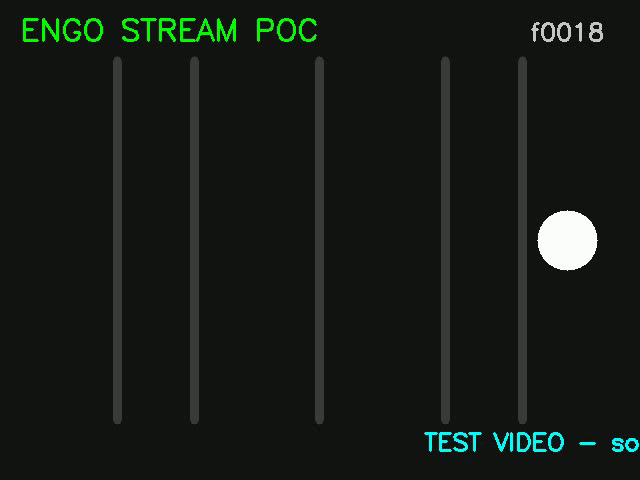
#> input picture frame 18 of demo.mp4, 640 x 480 px
$ python snap_compare.py
#> lines starting #> are read from the running program, lines starting #| are printed output that depends on the picture; after the words box and inside, x2 and y2 are one past the last pixel; in counts of white or black regions, pixels touching at a corner belong together
### convert.py
"""Conversion frame video -> bitmap 1-bit + decoupage en tuiles."""

import cv2
import numpy as np

BAYER4 = np.array([
    [0, 8, 2, 10],
    [12, 4, 14, 6],
    [3, 11, 1, 9],
    [15, 7, 13, 5],
], dtype=np.float32) / 16.0


BLACK = object()  # sentinelle : tuile connue comme noire a l'ecran


def to_1bit(bgr, w: int, h: int, mode: str = "bayer", invert: bool = False,
            black_cut: float = 0.0, thresh_level: float = 0.5):
    """Redimensionne en w×h et binarise. Retourne un tableau bool (h, w).

    invert : fond clair -> fond noir (maximise les tuiles noires sur OLED).
    black_cut : les gris sous ce seuil deviennent noir pur AVANT dithering
                (tue le bruit de dither dans les zones sombres -> tuiles skippables).
    """
    small = cv2.resize(bgr, (w, h), interpolation=cv2.INTER_AREA)
    gray = cv2.cvtColor(small, cv2.COLOR_BGR2GRAY).astype(np.float32) / 255.0
    if invert:
        gray = 1.0 - gray
    if black_cut > 0:
        gray = np.where(gray < black_cut, 0.0, gray)
    if mode == "thresh":
        return gray > thresh_level
    if mode == "fs":
        return _floyd_steinberg(gray)
    # Bayer 4x4 ordonne (rapide, temps reel)
    t = BAYER4[np.arange(h)[:, None] % 4, np.arange(w)[None, :] % 4]
    return gray > t


# [97 lines left out: functions _floyd_steinberg, extract_tiles, plan_tiles, not called in this run]

### snap_compare.py
"""Compare visuellement bayer vs thresh sur une frame de demo (PNG, pas de video)."""

import cv2
import numpy as np

from convert import to_1bit

cap = cv2.VideoCapture("demo.mp4")
for _ in range(30):
    ok, frame = cap.read()
#> this loop made 30 passes
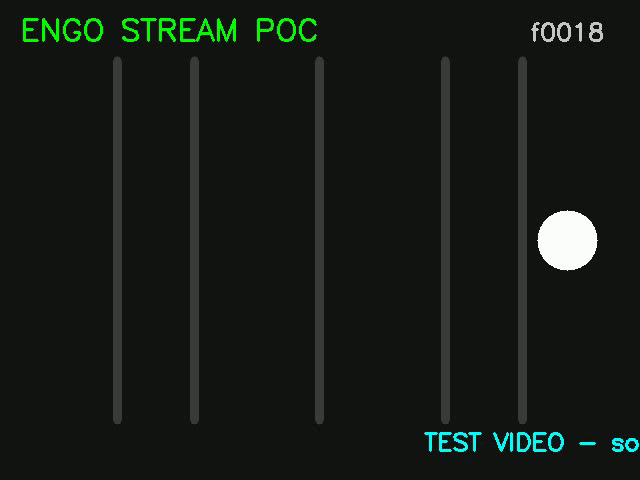
#> input picture frame 18 of demo.mp4, 640 x 480 px
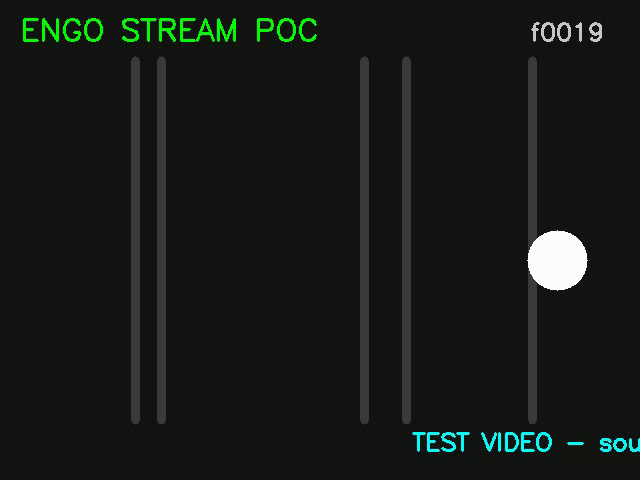
#> input picture frame 19 of demo.mp4, 640 x 480 px
cap.release()
a = to_1bit(frame, 288, 256, "bayer", False, 0.15)
#> in to_1bit, `small = cv2.resize(bgr, (w, h), interpolation=cv2.INTER_AREA)`:
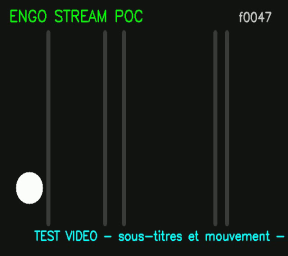
#> small: shape (256, 288, 3); mean B, G, R 23.2, 27.8, 21.7
#> in to_1bit, `small = cv2.resize(bgr, (w, h), interpolation=cv2.INTER_AREA)`:
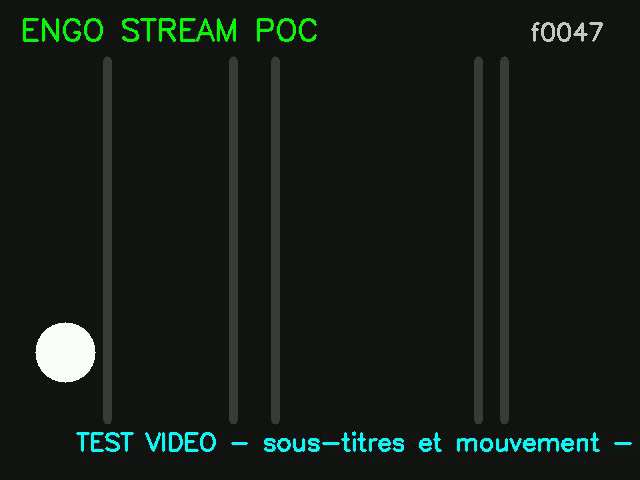
#> bgr: shape (480, 640, 3); mean B, G, R 23.2, 27.8, 21.7
#> in to_1bit, `gray = np.where(gray < black_cut, 0.0, gray)`:
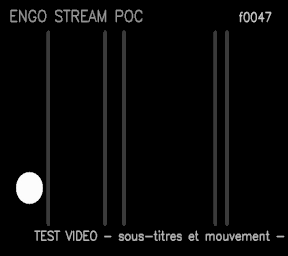
#> gray: shape (256, 288) float32; min 0, max 0.996, mean 0.0349
#> in to_1bit, `return gray > t`:
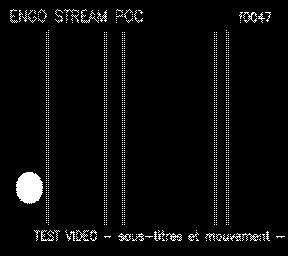
#> returned value: shape (256, 288) bool; 3.7% white; 1049 white regions (1029 under 20 px), largest, box (x1, y1, x2, y2) and area: (16, 172, 43, 204) 677, (81, 9, 99, 23) 56, (243, 12, 257, 23) 55
b = to_1bit(frame, 288, 256, "thresh", False, 0.15)
#> call 2 of to_1bit, with w = 288, h = 256, mode = 'thresh', invert = False, black_cut = 0.15, thresh_level = 0.5
#> in to_1bit (call 2), `return gray > thresh_level`:
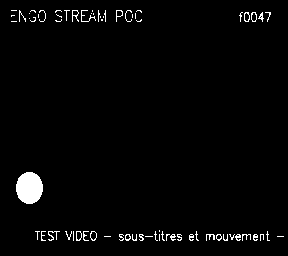
#> returned value: shape (256, 288) bool; 2.3% white; 69 white regions (43 under 20 px), largest, box (x1, y1, x2, y2) and area: (16, 172, 43, 204) 682, (81, 10, 96, 22) 43, (48, 231, 60, 241) 41
combo = np.hstack([a, b]).astype(np.uint8) * 255
#> combo: shape (256, 576); 3% white; 1118 white regions (1072 under 20 px), largest, box (x1, y1, x2, y2) and area: (304, 172, 331, 204) 682, (16, 172, 43, 204) 677, (81, 9, 99, 23) 56
combo = cv2.resize(combo, (combo.shape[1] * 2, combo.shape[0] * 2),
                   interpolation=cv2.INTER_NEAREST)
#> combo: shape (512, 1152); 3% white; 1118 white regions (1010 under 20 px), largest, box (x1, y1, x2, y2) and area: (608, 344, 662, 408) 2728, (32, 344, 86, 408) 2708, (162, 18, 198, 46) 224
cv2.putText(combo, "BAYER", (10, 30), cv2.FONT_HERSHEY_SIMPLEX, 1, 128, 2)
cv2.putText(combo, "THRESH", (combo.shape[1] // 2 + 10, 30),
            cv2.FONT_HERSHEY_SIMPLEX, 1, 128, 2)
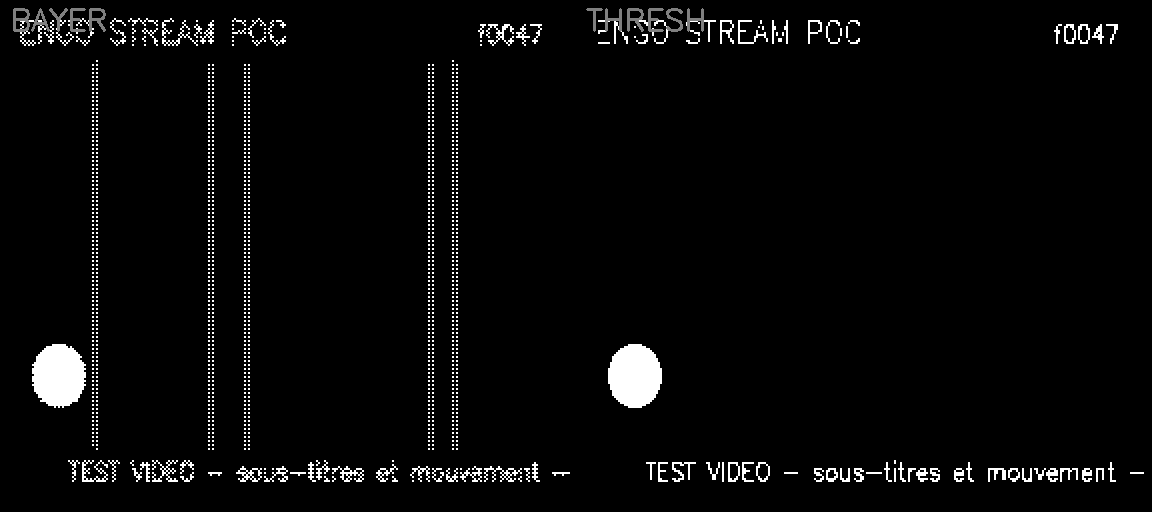
#> combo: shape (512, 1152); min 0, max 255, mean 8.1
cv2.imwrite("snap_dither_compare.png", combo)
print("blancs: bayer=%.1f%% thresh=%.1f%%" % (a.mean() * 100, b.mean() * 100))
#| blancs: bayer=3.7% thresh=2.3%

$ run again, starting later in the video
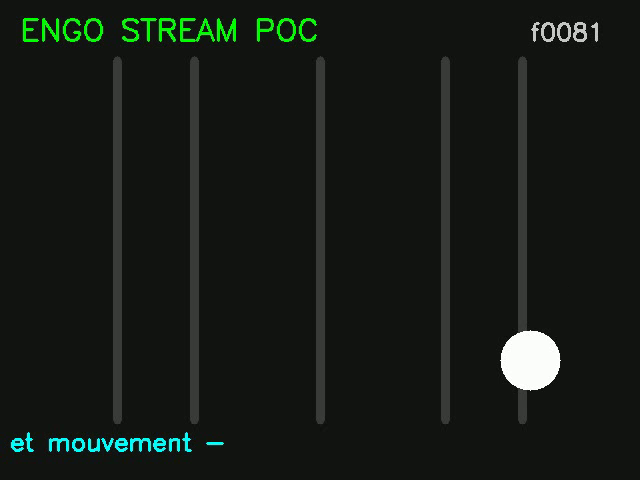
#> input picture frame 81 of demo.mp4, 640 x 480 px
#> the loop `for _ in range(30):` made 30 passes
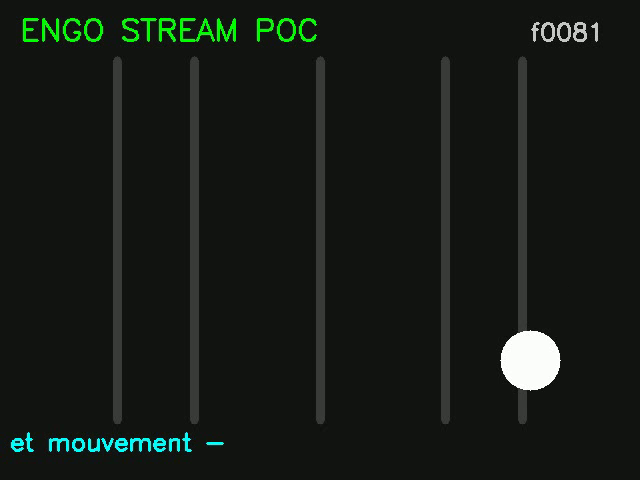
#> input picture frame 81 of demo.mp4, 640 x 480 px
#> in to_1bit, `return gray > t`:
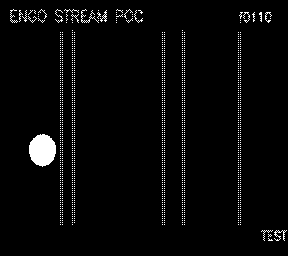
#> returned value: shape (256, 288) bool; 3% white; 1019 white regions (1009 under 20 px), largest, box (x1, y1, x2, y2) and area: (29, 134, 56, 167) 681, (81, 9, 99, 23) 56, (274, 230, 287, 241) 49
#> `cv2.putText(combo, "THRESH", (combo.shape[1] // 2 + 10, 30), cv2.FONT_..`:
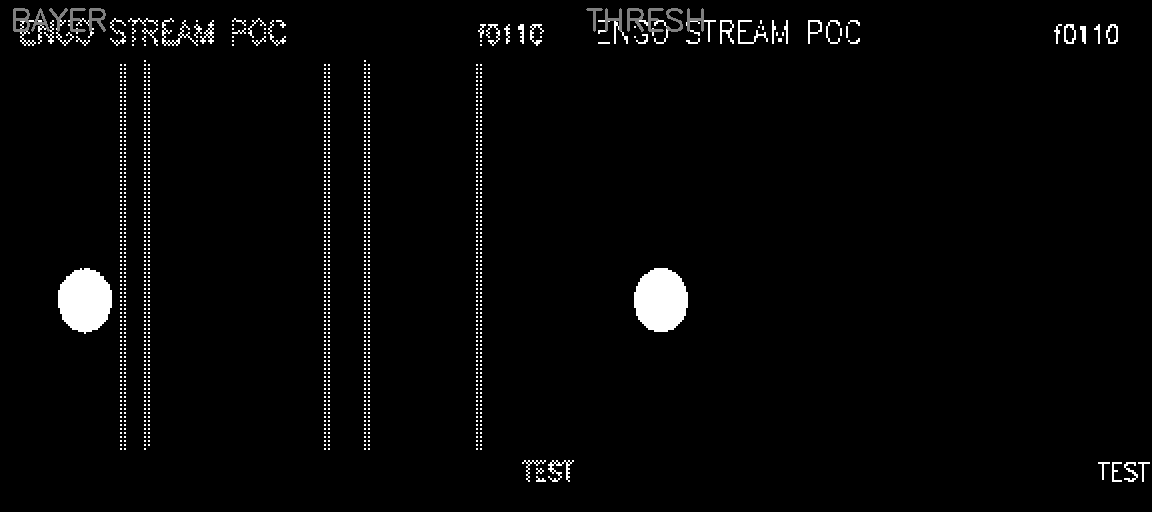
#> combo: shape (512, 1152); min 0, max 255, mean 6.2
#| blancs: bayer=3.0% thresh=1.6%
